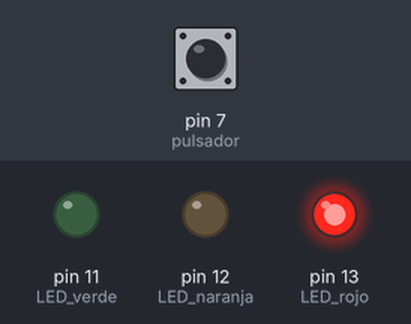
Bench run of a sketch on a simulated Arduino Uno, built with avr-gcc and run on an emulated ATmega328P. Shown: output pins drawn as LEDs (lit = HIGH). Inputs (shaded band) come from the test bench; at power-on: pin 7 (pulsador) HIGH.

Above: at 1.2 s.
1.3 s: pin 7 (pulsador) pulled LOW for 3.2 s
At 5.3 s:
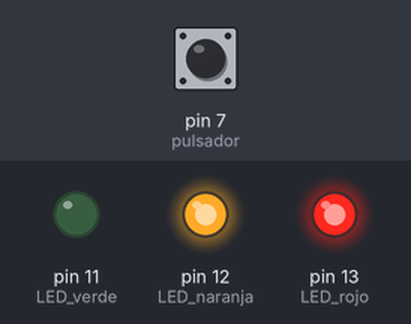
10.5 s: pin 7 (pulsador) pulled LOW for 0.55 s
At 13.2 s:
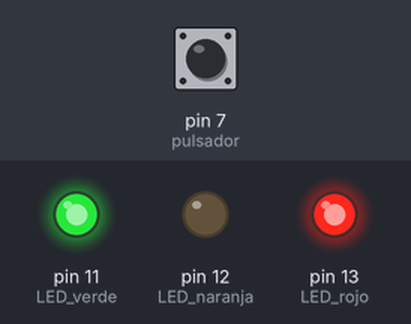
Timing chart, 0 to 23.0 s (numbered marks = the images above; inputs shaded):
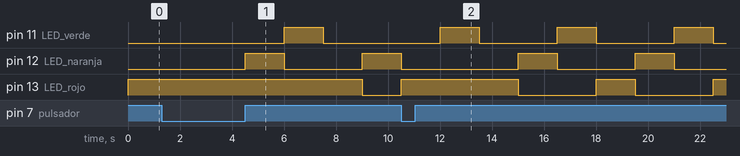

The sketch:

ej2.ino
```cpp
void setup()
{
  pinMode(13, OUTPUT);	//LED rojo
  pinMode(12, OUTPUT); //LED naranja
  pinMode(11, OUTPUT);	//LED verde
  pinMode(7, INPUT);	//pulsador
}


void pulsador(){
if(digitalRead(7)==LOW){
       digitalWrite(13, HIGH);
       digitalWrite(12, LOW);
       digitalWrite(11, LOW);
       delay(1500);
    }

}

void loop()
{

  	digitalWrite(12, LOW);
  	pulsador();
    digitalWrite(11, LOW);
    pulsador();
    digitalWrite(13, HIGH);
  	pulsador();
    delay(1500); // Wait for 1500 millisecond(s)
    pulsador();

    digitalWrite(13, LOW);
    pulsador();
    digitalWrite(12, HIGH);
    pulsador();
    delay(1500); // Wait for 1500 millisecond(s)
    pulsador();

    digitalWrite(12, LOW);
    pulsador();
    digitalWrite(11, HIGH);
    pulsador();
    delay(1500); // Wait for 1500 millisecond(s)
  	pulsador();

}
```

Measured:
- by itself, pin 11 (LED_verde): alternates HIGH for 1.5 s and LOW for 3.0 s
